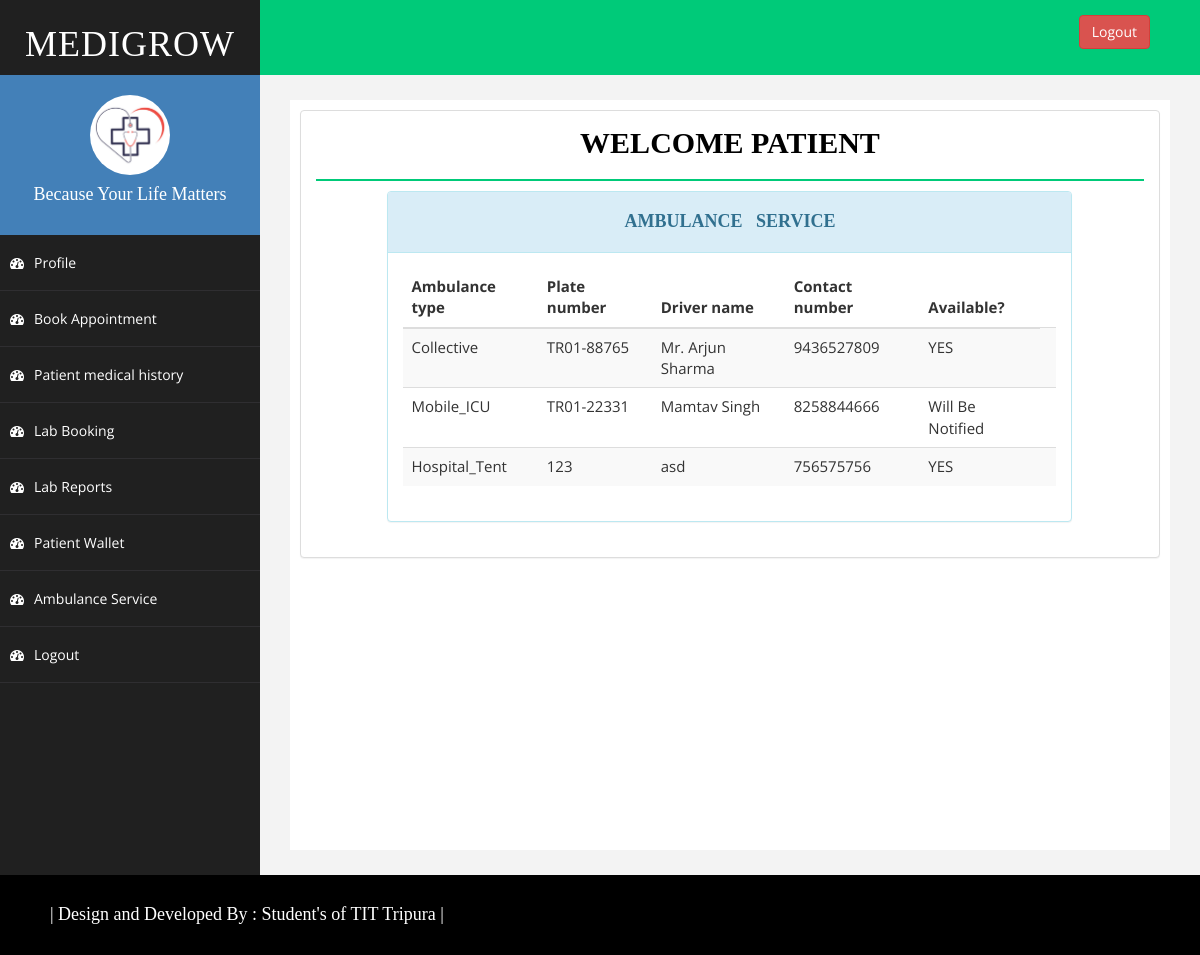
Page /pt_ambulance.php on the committed database.
### tables this page shows
CREATE TABLE `tbl_ambulance` (
  `ambulance_slno` int(11) NOT NULL,
  `ambulance_type` varchar(50) NOT NULL,
  `ambulanceReg_no` varchar(20) NOT NULL,
  `ambulance_doc` varchar(100) NOT NULL,
  `driver_name` varchar(50) NOT NULL,
  `contact_number` varchar(10) NOT NULL,
  `driving_license` varchar(50) NOT NULL,
  `available` varchar(50) NOT NULL
);

### pt_ambulance.php (the view, shortened to what this page needs)
<!DOCTYPE html>
<html lang="en">
<head>
    <?php include('links.php'); ?>
</head>
<body>
    <div id="wrapper">
        <?php include('headeri.php'); ?>
        <?php include('pt_Sidebar.php'); ?>
        <div id="page-wrapper">
            <div id="page-inner">
                <div class="panel panel-default">
                    <div class="panel-body">
                        <div class="row">
                            <div class="col-md-12">
                                <center>
                                    <h1 class="page-head-line"><strong>Welcome Patient</strong></h1>
                                </center>
                            </div>
                        </div>
                        <div class="row">
                            <div class="col-md-1">
                            </div>
                            <div class="col-md-10">
                                <div class="panel panel-info">
                                    <div class="panel-heading">
                                    <center>
                                            <h4 style="font-family:'Book Antiqua'"><strong>AMBULANCE &nbsp; SERVICE</strong></h4>
                                        </center>
                                    </div>
                                    <div class="panel-body">
                                        <?php
                                        include_once 'dbConfig.php';
                                        $query = "SELECT `ambulance_slno`, `ambulance_type`, `ambulanceReg_no`, `ambulance_doc`, `driver_name`, `contact_number`, `driving_license`, `available` FROM `tbl_ambulance`";
                                        $result = $db->query($query);
                                        if ($result->num_rows > 0) {
                                            echo "  <table id='apptime' class='table table-striped' style='font-size:15px'>";
                                            echo "<thead><tr><th>Ambulance type</th><th>Plate number</th><th>Driver name</th><th>Contact number</th><th>Available?</th><tbody id = 'test'>";
                                            while ($row = $result->fetch_assoc()) {
                                                echo '<tr><td>' . $row['ambulance_type'] . '</td><td>' . $row['ambulanceReg_no'] . '</td><td>' . $row['driver_name'] . '</td><td>' . $row['contact_number'] . '</td><td>' . $row['available'] . '</td><td>';
                                            }
                                            echo "</tbody></table>";
                                        } else {
                                            echo '<h1>Not available</h1>';
                                        }
                                        ?>
                                    </div>
                                </div>
                            </div>
                            <div class="col-md-1">
                            </div>
                        </div>
                    </div>
                </div>
            </div>
        </div>
    </div>
</body>
<?php include('footer.php'); ?>
</html>

### assets/css/basic.css (style rules this page uses)
body { font-family: 'Open Sans', sans-serif; line-height:25px; }
#wrapper { width: 100%; background: #202020; }
#page-wrapper { padding: 15px 15px; min-height: 0px; background: #F3F3F3; }
#page-inner { width: 100%; margin: 10px 20px 10px 0px; background-color: #fff!important; padding: 10px; min-height: 750px; }
.page-head-line { font-size: 30px; text-transform: uppercase; color: #000; font-weight: 800; padding-bottom: 20px; border-bottom: 2px solid #00CA79; margin-bottom: 10px; }
@media (min-width:768px) { #page-wrapper { margin: 0 0 0 260px; padding: 15px 30px; min-height: 600px; } }

### headeri.php (style rules this page uses)
h1 { margin:auto; font-family:'Book Antiqua'; }

### rows in the picture
tbl_ambulance: ambulance_type "Collective", ambulanceReg_no "TR01-88765", driver_name "Mr. Arjun Sharma", contact_number "9436527809", available "YES"
tbl_ambulance: ambulance_type "Mobile_ICU", ambulanceReg_no "TR01-22331", driver_name "Mamtav Singh", contact_number "8258844666", available "Will Be Notified"
tbl_ambulance: ambulance_type "Hospital_Tent", ambulanceReg_no "123", driver_name "asd", contact_number "756575756", available "YES"
